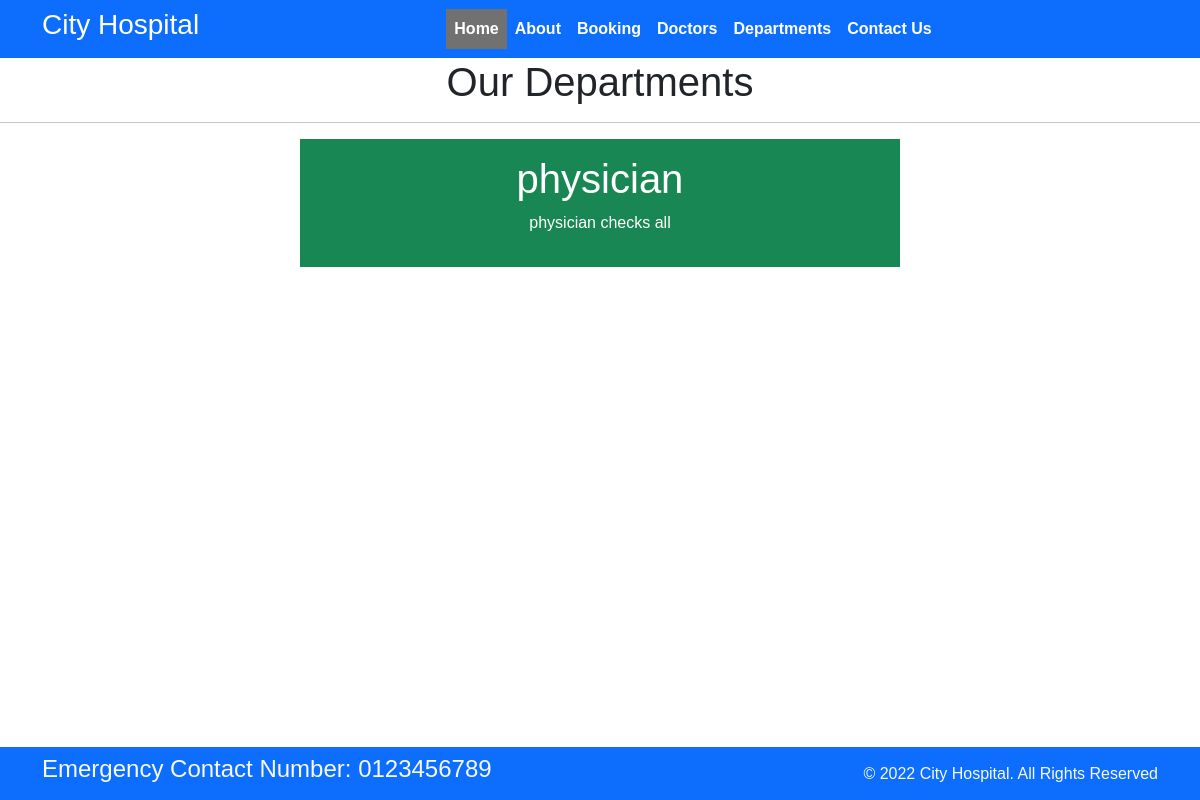
The page /department on the database as committed earlier.
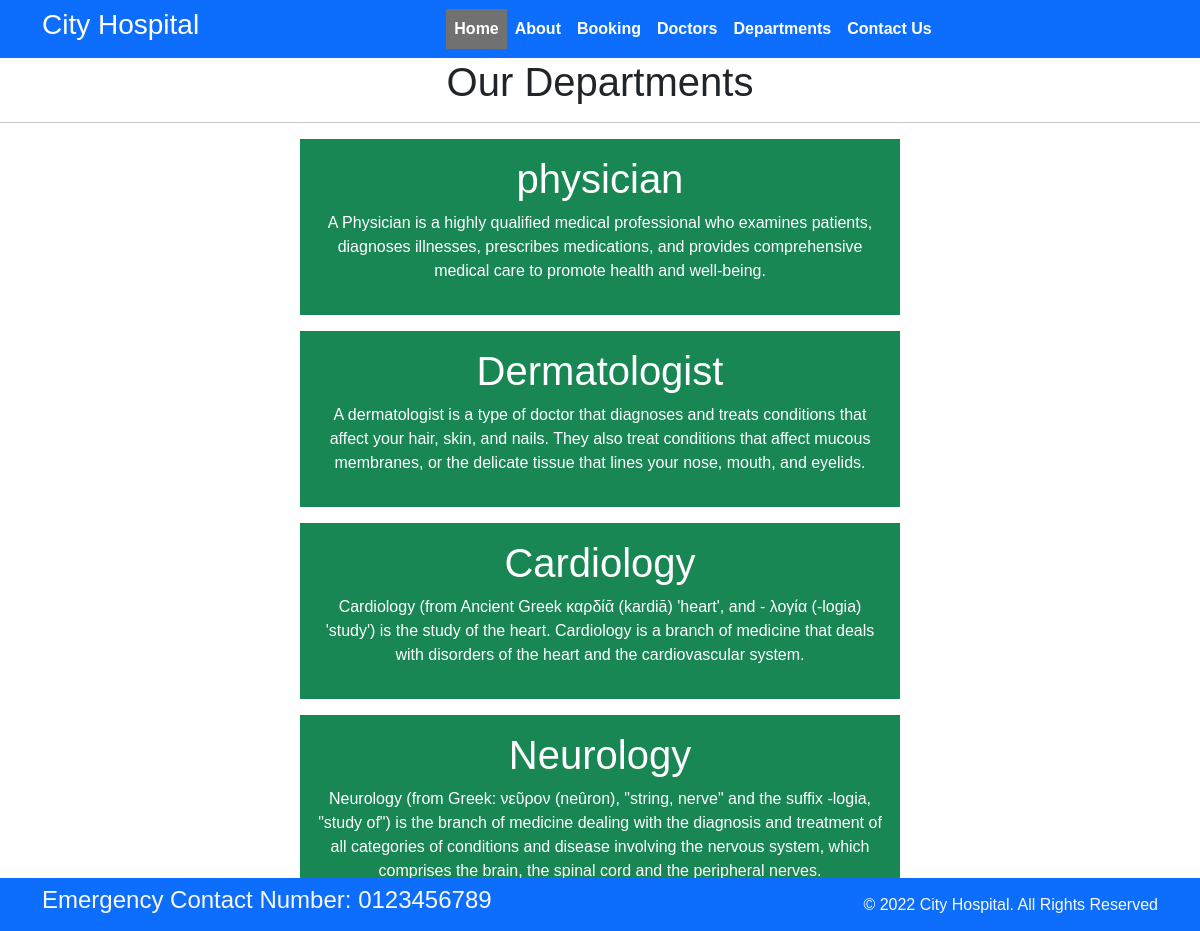
The same page on the database as committed later.
### home/models.py (models this page shows, shortened)
class Departments(models.Model):
    dept_name=models.CharField(max_length=20)
    dept_description=models.TextField()

### home/views.py (the view)
# urls.py: path('department',views.department,name='department')
def department(request):
    departments={
        'dept':Departments.objects.all()
    }
    return render(request,"department.html",departments)

### templates/department.html (shortened to what this page needs)
{% extends "base.html" %}
{% block content %}
<h1 class="text-center">Our Departments</h1>
<hr>
{% for d in dept %}
<div class="mx-auto w-50 bg-success text-center text-white p-3 my-3">
    <h1>{{d.dept_name}}</h1>
    <p>{{d.dept_description}}</p>
</div>
{% endfor %}
{% endblock content %}

### templates/base.html (shortened to what this page needs)
{% load static %}
<!DOCTYPE html>
<html>
  <head>
    <link rel="stylesheet"
      href=" https://cdn.jsdelivr.net/npm/bootstrap@5.1.3/dist/css/bootstrap.min.css ">
    <link rel="stylesheet"
      href="{% static '/css/style.css'%}">
  </head>
  <body>
    <nav class="navbar bg-primary navbar-expand-md ">
      <div class="container">
        <div class="col-2 text-left pl-md-0">
          <h3 class="text-white"> City Hospital </h3>
        </div>
        <div
          class="collapse navbar-collapse justify-content-center col-md-8 navbar-collapse-3">
          <ul class="navbar-nav justify-content-center  fw-bold">
            <li class="nav-item active">
              <a class="nav-link text-white" href="{% url 'index'%}">Home </a>
            </li>
            <li class="nav-item">
              <a class="nav-link text-white" href="{% url 'about' %}">About</a>
            </li>
            <li class="nav-item">
              <a class="nav-link text-white" href="{% url 'booking' %}">Booking</a>
            </li>
            <li class="nav-item">
              <a class="nav-link text-white" href="{% url 'doctors'%}">Doctors</a>
            </li>
			 <li class="nav-item">
              <a class="nav-link text-white" href="{%url 'department'%}">Departments</a>
            </li>
            <li class="nav-item">
              <a class="nav-link text-white" href="{% url 'contact' %}">Contact Us</a>
            </li>
          </ul>
        </div>
      </div>
    </nav>
      {% block content %}
      {%  endblock %}
    <section class="fixed-bottom">
      <footer class="pt-2 pb-2  bg-primary text-light">
        <div class="container">
          <div class="row align-items-center">
            <div class="col-12 col-md-8">
              <h4>Emergency Contact Number: 0123456789</h4>
            </div>
            <div class="col-12 col-md-4 mt-4 mt-md-0 text-center text-md-end">
              © 2022 City Hospital. All Rights Reserved
            </div>
          </div>
        </div>
      </footer>
    </section>
  </body>
</html>

### static/css/style.css (style rules this page uses)
* { box-sizing:border-box }
body { font-family: Verdana, sans-serif; margin:0 }
.active, .dot:hover { background-color: #717171; }

Rows that differ between the two databases and show on the page:
changed Departments "physician": dept_description "physician checks all" → "A Physician is a highly qualified medical professional who examines patients, diagnoses illnesses, prescribes medications, and provides comprehensive medical care to promote health and well-being."
added Departments: dept_name "Dermatologist", dept_description "A dermatologist is a type of doctor that diagnoses and treats conditions that affect your hair, skin, and nails. They also treat conditions that affect mucous membranes, or the delicate tissue that lines your nose, mouth, and eyelids."
added Departments: dept_name "Cardiology", dept_description "Cardiology (from Ancient Greek καρδίᾱ (kardiā) 'heart', and - λογία (-logia) 'study') is the study of the heart. Cardiology is a branch of medicine that deals with disorders of the heart and the cardiovascular system."
added Departments: dept_name "Neurology", dept_description "Neurology (from Greek: νεῦρον (neûron), \"string, nerve\" and the suffix -logia, \"study of\") is the branch of medicine dealing with the diagnosis and treatment of all categories of conditions and disease involving the nervous system, which comprises the brain, the spinal cord and the peripheral nerves."
